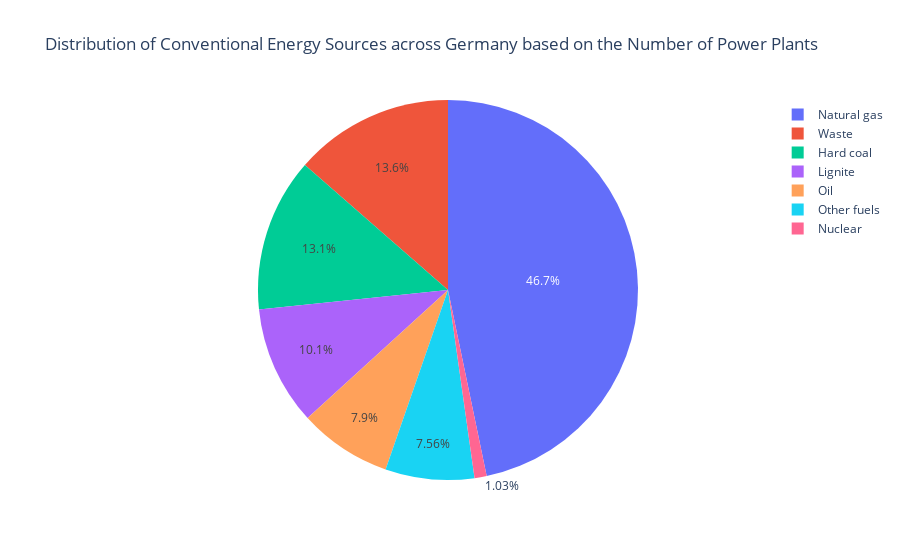

Source (notebook cell):
### Markdown cell above
#### Pie Chart: Distribution of Conventional Energy Sources across Germany by Number of Power Plants

### Code cell
# Create pie chart showing the distribution of energy sources across Germany based on the 
# number of power plants
fig = px.pie(conv_number_plants_sources, 
             values='number_of_plants', 
             names='energy_source', 
             title='Distribution of Conventional Energy Sources across Germany based on the Number of Power Plants'
            )
show_fig(fig)

### Figure 1 — Plotly figure (JSON) as saved in the notebook; plotly's stock layout.template omitted (floating-point values rounded to 4 significant figures)
{"data": [{"domain": {"x": [0, 1], "y": [0, 1]}, "hovertemplate": "energy_source=%{label}<br>number_of_plants=%{value}<extra></extra>", "labels": ["Natural gas", "Waste", "Hard coal", "Lignite", "Oil", "Other fuels", "Nuclear"], "legendgroup": "", "name": "", "showlegend": true, "type": "pie", "values": [272, 79, 76, 59, 46, 44, 6]}], "layout": {"autosize": true, "legend": {"tracegroupgap": 0}, "title": {"text": "Distribution of Conventional Energy Sources across Germany based on the Number of Power Plants"}}}
